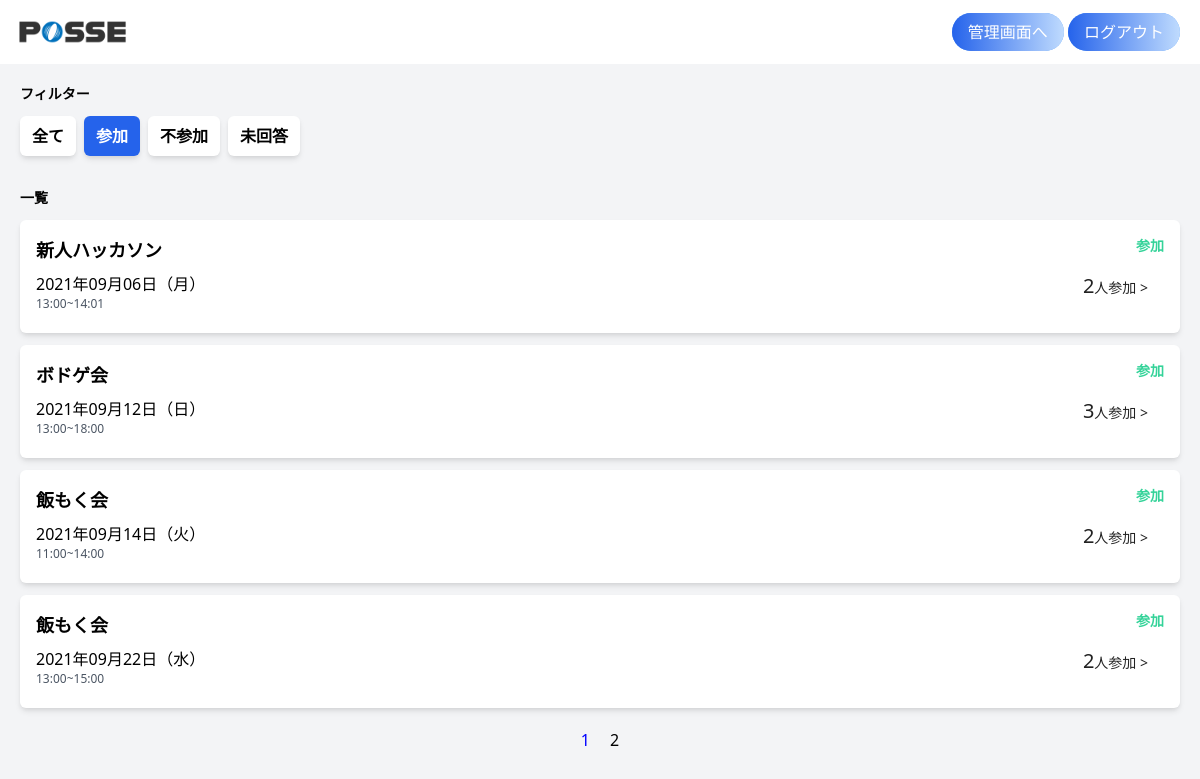
/index.php/?page_id=1&status_id=1 (signed in), run on the app's committed database.
### tables this page shows
CREATE TABLE `events` (
  `id` int NOT NULL,
  `name` varchar(10) NOT NULL,
  `start_at` datetime DEFAULT NULL,
  `end_at` datetime DEFAULT NULL,
  `created_at` datetime DEFAULT CURRENT_TIMESTAMP,
  `updated_at` datetime DEFAULT CURRENT_TIMESTAMP ON UPDATE CURRENT_TIMESTAMP,
  `deleted_at` datetime DEFAULT NULL
);

CREATE TABLE `status` (
  `id` int NOT NULL,
  `name` varchar(255) NOT NULL
);

### src/index.php (the view, shortened to what this page needs)
<?php
require('dbconnect.php');
function get_day_of_week($w)
{
  $day_of_week_list = ['日', '月', '火', '水', '木', '金', '土'];
  return $day_of_week_list["$w"];
}
$user_id = $_SESSION["ID"];
?>
<!DOCTYPE html>
<html lang="ja">
<head>
  <link href="https://unpkg.com/tailwindcss@^2/dist/tailwind.min.css" rel="stylesheet">
  <link rel="stylesheet" href="/style.css">
</head>
<body>
  <header class="h-16">
    <div class="flex justify-between items-center w-full h-full mx-auto pl-2 pr-5">
      <div class="h-full">
        <a href="/"><img src="/img/header-logo.png" alt="" class="h-full"></a>
      </div>
      <div>
        <?php if ($_SESSION["ADMIN"] == 1) : ?>
          <a href="/manage/eventlist" class="text-white bg-blue-400 px-4 py-2 rounded-3xl bg-gradient-to-r from-blue-600 to-blue-200">管理画面へ</a>
        <?php endif ?>
        <a href="/session/logout.php" class="text-white bg-blue-400 px-4 py-2 rounded-3xl bg-gradient-to-r from-blue-600 to-blue-200">ログアウト</a>
      </div>
    </div>
  </header>
  <main class="bg-gray-100 h-screen">
    <div class="w-full mx-auto p-5">
      <div id="filter" class="mb-8">
        <h2 class="text-sm font-bold mb-3">フィルター</h2>
        <div class="flex">
          <a href="/index.php/?page_id=1" class="px-3 py-2 text-md font-bold mr-2 rounded-md shadow-md <?= !$_GET['status_id'] && $_GET['status_id'] != "0" ? "bg-blue-600 text-white" : "bg-white" ?> ">全て</a>
          <a href="/index.php/?page_id=1&status_id=1" class="px-3 py-2 text-md font-bold mr-2 rounded-md shadow-md <?= $_GET['status_id'] == 1 ? "bg-blue-600 text-white" : "bg-white" ?> ">参加</a>
          <a href="/index.php/?page_id=1&status_id=2" class="px-3 py-2 text-md font-bold mr-2 rounded-md shadow-md <?= $_GET['status_id'] == 2 ? "bg-blue-600 text-white" : "bg-white" ?>">不参加</a>
          <a href="/index.php/?page_id=1&status_id=0" class="px-3 py-2 text-md font-bold mr-2 rounded-md shadow-md <?= $_GET['status_id'] == "0" ? "bg-blue-600 text-white" : "bg-white" ?>">未回答</a>
        </div>
      </div>
      <?php
      $get_status_id = $_GET['status_id'];
      ?>
      <div id="events-list">
        <div class="flex justify-between items-center mb-3">
          <h2 class="text-sm font-bold">一覧</h2>
        </div>
        <?php
        $Selected_events_number = $db->query("SELECT  count(*) FROM events WHERE CURDATE() <= start_at")->fetch(PDO::FETCH_COLUMN);
        if ($get_status_id == "none" || $get_status_id == null) {
          $status_sql = "";
          $get_status_id == "none";
        } else {
          $status_sql = "AND event_attendance.status_id = $get_status_id";
        }
        $Selected_All_events = "SELECT events.id, events.name, events.start_at, events.end_at , status.id as status_id , status.name as status_name FROM events
        INNER JOIN event_attendance ON events.id = event_attendance.event_id
        INNER JOIN status ON event_attendance.status_id = status.id
        WHERE  event_attendance.user_id = $user_id AND CURDATE() <= events.start_at $status_sql
        ORDER BY events.start_at";
        $event_contents = $db->query($Selected_All_events)->fetchAll();
        $participants_number_sql = "SELECT events.id , COUNT(event_attendance.user_id) as number, GROUP_CONCAT( ' \n', users.name ) as user_names FROM events
        INNER JOIN event_attendance ON events.id = event_attendance.event_id
        INNER JOIN status ON event_attendance.status_id = status.id
        INNER JOIN users ON event_attendance.user_id =  users.id
        WHERE  event_attendance.status_id = 1 AND CURDATE() <= events.start_at
        GROUP BY events.id
        ORDER BY events.start_at";
        $participants_number = $db->query($participants_number_sql)->fetchAll(PDO::FETCH_ASSOC | PDO::FETCH_UNIQUE);
        $max_page = ceil($Selected_events_number / MAX);
        if (!isset($_GET['page_id'])) {
          $now = 1;
        } else {
          $now = $_GET['page_id'];
        }
        $start_no = ($now - 1) * MAX;
        $display_data = array_slice($event_contents, $start_no, MAX, true);
        ?>
        <?php foreach ($display_data as $event) : ?>
          <?php
          $start_date = strtotime($event['start_at']);
          $end_date = strtotime($event['end_at']);
          $day_of_week = get_day_of_week(date("w", $start_date));
          ?>
          <div class="modal-open bg-white mb-3 p-4 flex justify-between rounded-md shadow-md cursor-pointer" id="event-<?= $event['id']; ?>">
            <div>
              <h3 class="font-bold text-lg mb-2"><?php echo $event['name'] ?></h3>
              <p><?php echo date("Y年m月d日（${day_of_week}）", $start_date); ?></p>
              <p class="text-xs text-gray-600">
                <?php echo date("H:i", $start_date) . "~" . date("H:i", $end_date); ?>
              </p>
            </div>
            <div class="flex flex-col justify-between text-right">
              <div>
                <?php switch ($event["status_id"]):
                  case 0: ?>
                  <?php
                  case 1: ?>
                    <p class="text-sm font-bold text-green-400"><?= $event["status_name"] ?></p>
                    <?php break; ?>
                <?php endswitch; ?>
              </div>
              <ul class="menu">
                <li class="menu__item">
                  <a class="text-sm menu__item__link js-menu__item__link"><span class="text-xl"><?= $participants_number[$event['id']]["number"] ?? 0; ?></span>人参加 ></a>
                </li>
              </ul>
            </div>
          </div>
        <?php endforeach; ?>
        <div class="pager-num">
          <?php for ($i = 1; $i <= $max_page; $i++) { ?>
            <?php if ($i == $now) { ?>
              <span class="bule_word page-number"><?php echo $now; ?></span>
            <?php
            } else { ?>
          <?php echo '<a class="page-number"  href="/?page_id=' . $i . '&status_id=' . $get_status_id . '">' . $i . '</a>';
            }
          } ?>
        </div>
      </div>
  </main>
</body>
</html>

### src/style.css (style rules this page uses)
.pager-num { display: flex; justify-content: center; align-items: center; margin-top: 20px; margin-bottom: 20px; }
.bule_word { color: blue; }
.page-number { margin-left: 10px; margin-right: 10px; }
.menu__item { background: #fff; color: #222; cursor: pointer; display: block; margin-bottom: 1px; position: relative; }
.menu__item__link { display: block; padding: 1rem; }

### data on the page
events: name "新人ハッカソン", start_at "2021年09月06日（月）", start_at "13:00", end_at "14:01", status.name "参加", id "2"
events: name "ボドゲ会", start_at "2021年09月12日（日）", start_at "13:00", end_at "18:00", status.name "参加", number "3"
events: name "飯もく会", start_at "2021年09月14日（火）", start_at "11:00", end_at "14:00", status.name "参加", id "2"
events: name "飯もく会", start_at "2021年09月22日（水）", start_at "13:00", end_at "15:00", status.name "参加", number "2"
